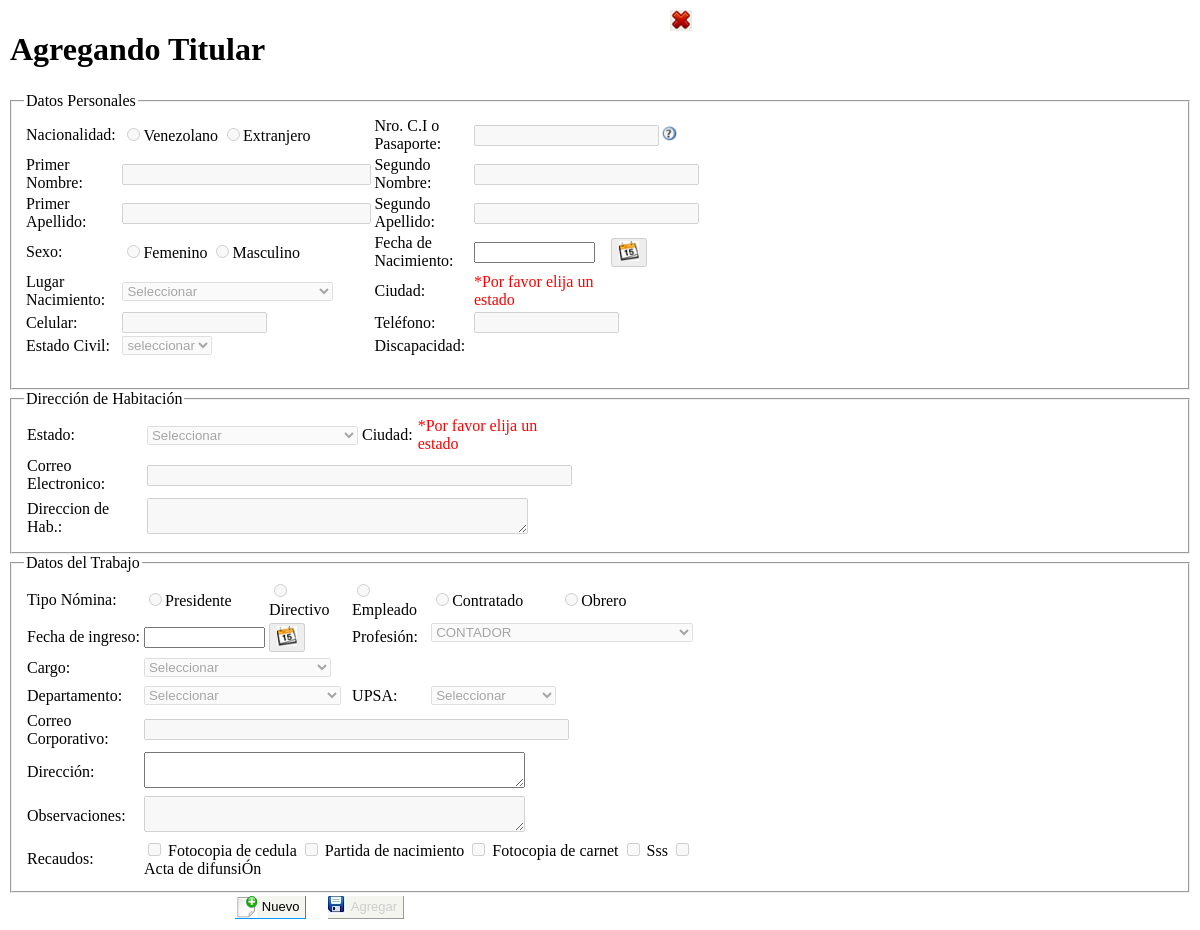
Before: /persona/Php/agregar_empleado.php with the older database file.
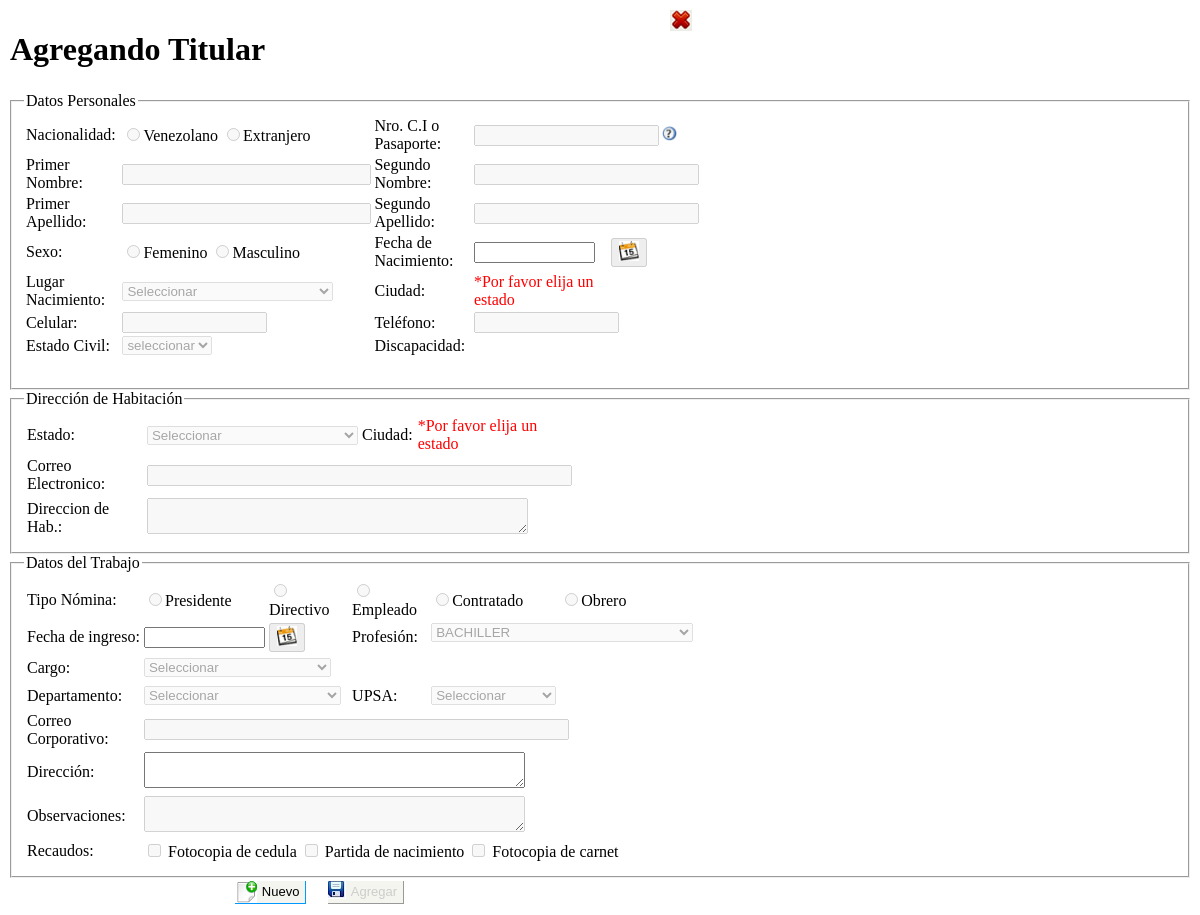
After: the same page with the newer database file.
### tables this page shows
CREATE TABLE `trecaudo` (
  `id_recaudo` int(11) NOT NULL auto_increment,
  `descripcion` varchar(50) NOT NULL,
  `tipo` varchar(50) NOT NULL,
  `estatus` char(1) NOT NULL,
  PRIMARY KEY  (`id_recaudo`)
);

### persona/Clases/clase_recaudo.php (called while the page is built, shortened)
<?php
include_once("clase_mysql.php");
class recaudos extends conectaBDMy{
	private $tipoRecaudo;
    public function recaudos(){
		$this->tipoRecaudo="";
	}
 	public function setTiporecaudo($Valor){
        $this->tipoRecaudo = mb_strtoupper(trim($Valor), "utf-8");
    }
	function lista_recaudo()
	{
		$c=0;
		$sql="SELECT * FROM trecaudo where estatus='1' and tipo='$this->tipoRecaudo' order by id_recaudo";
		 $cursor=parent::ejecuta_sql($sql);
		 if($row= parent::proxima_tupla($cursor))
		 {
			 DO
			 {
				$fila[$c][1]=$row["id_recaudo"];
				$fila[$c][2]=ucfirst(strtolower($row["descripcion"]));
				$fila[$c][3]=$row["tipo"];
				$c++;
			 }WHILE($row= parent::proxima_tupla($cursor));
		 }
		if ( $fila>0 )
			return $fila;
		else
			return -1;
	}
}
?>

### persona/Clases/clase_mysql.php (called while the page is built, shortened)
<?PHP
class conectaBDMy
{
	private $servidor;
	private $usuario;
	private $password;
	private $conexion;
	function conectaBDMy()
	{
		$this->servidor="localhost";
		$this->usuario="root";
		$this->password="iutep";
		$this->basedatos="bdsas";
	}
	function abrir_BD()
	{
		if ( !($enlace= @mysql_connect( $this->servidor, $this->usuario, $this->password ) ) )
		{
		header("Location: ../html/Error_bd.html");
		}
		$this->conexion=$enlace;
		return true;
	}
	function ejecuta_sql( $query )
	{
		if ( $this->abrir_BD() )
	     return ( mysql_query($query,$this->conexion ) );
	else
	     return null;
	}
  function proxima_tupla($cursor)
  {
	return mysql_fetch_array($cursor);
  }
}
?>

### persona/Clases/clase_estado.php (called while the page is built, shortened)
<?php
include_once("clase_mysql.php");
class estado extends conectaBDMy{
function lista_estado()
	{
		$c=0;
		$sql="select * from testado where estatus='1' order by nombre asc";
		 $cursor=parent::ejecuta_sql($sql);
			if($row= parent::proxima_tupla($cursor))
		 {
			 DO
			 {
				$fila[$c][1]=$row["id_estado"];
				$fila[$c][2]=$row["nombre"];
				$fila[$c][3]=$row["id_pais"];
				$c++;
			}WHILE($row= parent::proxima_tupla($cursor));
		 }
		if ( $fila>0 )
			return $fila;
		else
			return -1;
	}
}
?>

### persona/Clases/clase_discapacidad.php (called while the page is built, shortened)
<?php
include_once("clase_mysql.php");
class discapacidad extends conectaBDMy{
	function lista_discapacidad()
	{
		$c=0;
		$sql="select * from tdiscapacidad where estatus='1' order by nombre";
		 $cursor=parent::ejecuta_sql($sql);
		 if($row= parent::proxima_tupla($cursor))
		 {
			 do{
				$fila[$c][1]=$row["id_discapacidad"];
				$fila[$c][2]=$row["nombre"];
				$c++;
			 }while($row= parent::proxima_tupla($cursor));
		 }
		if ( $fila>0 )
			return $fila;
		else
			return -1;
	}
}
?>

### persona/Clases/clase_profesion.php (called while the page is built, shortened)
<?php
include_once("clase_mysql.php");
class profesion extends conectaBDMy{
	function lista_profesion()
	{
		$c=0;
		$sql="select * from tprofesion where estatus='1' order by nombre";
		 $cursor=parent::ejecuta_sql($sql);
		 if($row= parent::proxima_tupla($cursor))
		 {
			 DO
			 {
				$fila[$c][1]=$row["id_profesion"];
				$fila[$c][2]=$row["nombre"];
				$c++;
			 }WHILE($row= parent::proxima_tupla($cursor));
		 }
		if ( $fila>0 )
			return $fila;
		else
			return -1;
	}
}
?>

### persona/Clases/clase_cargo.php (called while the page is built, shortened)
<?php
include_once("clase_mysql.php");
class cargo extends conectaBDMy{
public function lista_cargo(){
		$c=0;
		$sql="select * from tcargo where estatus='1' order by nombre";
		 $cursor=parent::ejecuta_sql($sql);
		 if($row= parent::proxima_tupla($cursor))
		 {
			 DO
			 {
				$fila[$c][1]=$row["id_cargo"];
				$fila[$c][2]=$row["nombre"];
				$c++;
			 }WHILE($row= parent::proxima_tupla($cursor));
		 }
		if ( $fila>0 )
			return $fila;
		else
			return -1;
	}
}
?>

### persona/Clases/clase_departamento.php (called while the page is built, shortened)
<?php
include_once("clase_mysql.php");
class departamento extends conectaBDMy{
	function lista_departamento()
	{
		$c=0;
		$sql="select * from tdepartamento where estatus='1' order by nombre";
		 $cursor=parent::ejecuta_sql($sql);
		 if($row= parent::proxima_tupla($cursor))
		 {
			 DO
			 {
				$fila[$c][1]=$row["id_departamento"];
				$fila[$c][2]=$row["nombre"];
				$c++;
			 }WHILE($row= parent::proxima_tupla($cursor));
		 }
		if ( $fila>0 )
			return $fila;
		else
			return -1;
	}
}
?>

### persona/Clases/clase_upsa.php (called while the page is built, shortened)
<?php
include_once("clase_mysql.php");
class upsa extends conectaBDMy{
	function lista_upsa()
	{
		$c=0;
		$sql="select * from tupsa where estatus='1' order by nombre";
		 $cursor=parent::ejecuta_sql($sql);
		 if($row= parent::proxima_tupla($cursor))
		 {
			 DO
			 {
				$fila[$c][1]=$row["id_upsa"];
				$fila[$c][2]=$row["nombre"];
				$fila[$c][3]=$row["direccion"];
				$c++;
			 }WHILE($row= parent::proxima_tupla($cursor));
		 }
		if ( $fila>0 )
			return $fila;
		else
			return -1;
	}
}
?>

### persona/Php/agregar_empleado.php (the view, shortened to what the rows shown need)
<!DOCTYPE HTML>
<html lang="es">
  <head>
	<link rel="stylesheet" type="text/css" href="Css/jscal2.css" />
    <link rel="stylesheet" type="text/css" href="Css/border-radius.css" />
    <link href="JavaScript/jquery.alerts.css" rel="stylesheet" type="text/css" />
</head>
<body>
<form action="" method="POST" id="form_titular" name="form_titular">
<table width="686" height="25" border="0" cellpadding="1" cellspacing="1">
    <tr>
      <td width="657"><h1>Agregando Titular</h1></td>
    </tr>
  </table>
            <?php include_once("../Clases/clase_estado.php");
				$estado =new estado();
				$lista_estado=$estado->lista_estado();
			?> <option value="<?php echo $lista_estado[$j][1];?>"><?php echo $lista_estado[$j][2];?></option>
  <?php include_once("../Clases/clase_discapacidad.php");
			$discapacidad=new discapacidad();
			$lista_discapacidad=$discapacidad->lista_discapacidad();
			?>
  <fieldset>
    <table width="686" border="0">
  <?php include_once("../Clases/clase_profesion.php");
			$profesion=new profesion();
			$lista_profesion=$profesion->lista_profesion();
			?>
			<?php include_once("../Clases/clase_cargo.php");
				$cargo=new cargo();
				$lista_cargo=$cargo->lista_cargo();
			?>   <option value="<?php echo $lista_cargo[$i][1];?>"><?php echo $lista_cargo[$i][2];?></option>
			<?php include_once("../Clases/clase_departamento.php");
            $departamento=new departamento();
            $lista_departamento=$departamento->lista_departamento();
            ?><option value="<?php echo $lista_departamento[$i][1];?>"><?php echo $lista_departamento[$i][2];?></option>
			<?php include_once("../Clases/clase_upsa.php");
            $upsa=new upsa();
            $lista_upsa=$upsa->lista_upsa();
            ?><option value="<?php echo $lista_upsa[$i][1];?>"><?php echo $lista_upsa[$i][2];?></option>
      <tr>
        <td height="23" colspan="5"><?php include_once("../Clases/clase_recaudo.php");
			$recaudo= new recaudos();
			$recaudo->setTiporecaudo('AFILIACIÓN - TITULAR');
			$lista_recaudo=$recaudo->lista_recaudo();
			for($i=0;$i<count($lista_recaudo);$i++)
			{
				if($lista_recaudo[$i][3]=='AFILIACIÓN - TITULAR'){
		?><input type="checkbox" name="recaudos[]" id="<?php echo $i;?>" value="<?php echo $lista_recaudo[$i][1];?>" disabled="disabled">
        <?php echo "<label  for='$i'>".$lista_recaudo[$i][2]."</label>"; ?>
        <?php
		}else { echo "<div id='open' style='color:#F00'> Alerta: No se han asignado recaudos por Afiliacion Titular. Por favor <a href='#'>click</a></div>";}
		}?></td>
      </tr>
    </table>
  </fieldset>
</form>
</body>
</html>

Changed rows visible on the page:
removed trecaudo: i "Sss"
removed trecaudo: i "Acta de difunsiÓn"
Other visible differences:
form field profesion: "CONTADOR" → "BACHILLER"
